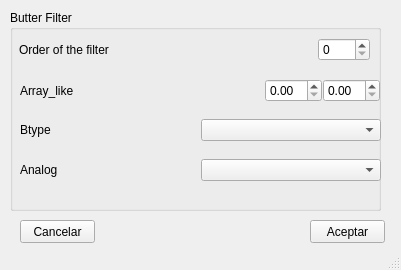
<?xml version="1.0" encoding="UTF-8"?>
<ui version="4.0">
 <class>GraphConfig</class>
 <widget class="QMainWindow" name="GraphConfig">
  <property name="geometry">
   <rect>
    <x>0</x>
    <y>0</y>
    <width>401</width>
    <height>270</height>
   </rect>
  </property>
  <property name="windowTitle">
   <string>Configurar Filtros</string>
  </property>
  <property name="autoFillBackground">
   <bool>false</bool>
  </property>
  <property name="documentMode">
   <bool>false</bool>
  </property>
  <property name="tabShape">
   <enum>QTabWidget::Rounded</enum>
  </property>
  <property name="unifiedTitleAndToolBarOnMac">
   <bool>false</bool>
  </property>
  <widget class="QWidget" name="centralwidget">
   <widget class="QGroupBox" name="groupBox">
    <property name="geometry">
     <rect>
      <x>10</x>
      <y>10</y>
      <width>371</width>
      <height>201</height>
     </rect>
    </property>
    <property name="title">
     <string>Butter Filter</string>
    </property>
    <widget class="QWidget" name="verticalLayoutWidget">
     <property name="geometry">
      <rect>
       <x>9</x>
       <y>19</y>
       <width>361</width>
       <height>41</height>
      </rect>
     </property>
     <layout class="QVBoxLayout" name="verticalLayout">
      <property name="spacing">
       <number>0</number>
      </property>
      <item>
       <layout class="QHBoxLayout" name="horizontalLayout" stretch="2,8,2,0">
        <item>
         <widget class="QLabel" name="label">
          <property name="text">
           <string>Order of the filter</string>
          </property>
         </widget>
        </item>
        <item>
         <spacer name="horizontalSpacer_4">
          <property name="orientation">
           <enum>Qt::Horizontal</enum>
          </property>
          <property name="sizeHint" stdset="0">
           <size>
            <width>40</width>
            <height>20</height>
           </size>
          </property>
         </spacer>
        </item>
        <item>
         <widget class="QSpinBox" name="order"/>
        </item>
        <item>
         <spacer name="horizontalSpacer_5">
          <property name="orientation">
           <enum>Qt::Horizontal</enum>
          </property>
          <property name="sizeHint" stdset="0">
           <size>
            <width>10</width>
            <height>10</height>
           </size>
          </property>
         </spacer>
        </item>
       </layout>
      </item>
     </layout>
    </widget>
    <widget class="QWidget" name="verticalLayoutWidget_2">
     <property name="geometry">
      <rect>
       <x>10</x>
       <y>60</y>
       <width>361</width>
       <height>41</height>
      </rect>
     </property>
     <layout class="QVBoxLayout" name="verticalLayout_2">
      <property name="spacing">
       <number>0</number>
      </property>
      <item>
       <layout class="QHBoxLayout" name="horizontalLayout_7">
        <item>
         <widget class="QLabel" name="label_7">
          <property name="text">
           <string>Array_like</string>
          </property>
         </widget>
        </item>
        <item>
         <spacer name="horizontalSpacer_3">
          <property name="orientation">
           <enum>Qt::Horizontal</enum>
          </property>
          <property name="sizeHint" stdset="0">
           <size>
            <width>200</width>
            <height>20</height>
           </size>
          </property>
         </spacer>
        </item>
        <item>
         <widget class="QDoubleSpinBox" name="numA">
          <property name="prefix">
           <string/>
          </property>
         </widget>
        </item>
        <item>
         <spacer name="horizontalSpacer">
          <property name="orientation">
           <enum>Qt::Horizontal</enum>
          </property>
          <property name="sizeHint" stdset="0">
           <size>
            <width>10</width>
            <height>5</height>
           </size>
          </property>
         </spacer>
        </item>
        <item>
         <widget class="QDoubleSpinBox" name="numB"/>
        </item>
        <item>
         <spacer name="horizontalSpacer_2">
          <property name="orientation">
           <enum>Qt::Horizontal</enum>
          </property>
          <property name="sizeHint" stdset="0">
           <size>
            <width>10</width>
            <height>20</height>
           </size>
          </property>
         </spacer>
        </item>
       </layout>
      </item>
     </layout>
    </widget>
    <widget class="QWidget" name="verticalLayoutWidget_3">
     <property name="geometry">
      <rect>
       <x>10</x>
       <y>100</y>
       <width>361</width>
       <height>41</height>
      </rect>
     </property>
     <layout class="QVBoxLayout" name="verticalLayout_3">
      <property name="spacing">
       <number>0</number>
      </property>
      <item>
       <layout class="QHBoxLayout" name="horizontalLayout_8">
        <item>
         <widget class="QLabel" name="label_8">
          <property name="text">
           <string>Btype</string>
          </property>
         </widget>
        </item>
        <item>
         <widget class="QComboBox" name="comboBoxType"/>
        </item>
       </layout>
      </item>
     </layout>
    </widget>
    <widget class="QWidget" name="verticalLayoutWidget_4">
     <property name="geometry">
      <rect>
       <x>10</x>
       <y>140</y>
       <width>361</width>
       <height>41</height>
      </rect>
     </property>
     <layout class="QVBoxLayout" name="verticalLayout_5">
      <property name="spacing">
       <number>0</number>
      </property>
      <item>
       <layout class="QHBoxLayout" name="horizontalLayout_10">
        <item>
         <widget class="QLabel" name="label_10">
          <property name="text">
           <string>Analog</string>
          </property>
         </widget>
        </item>
        <item>
         <widget class="QComboBox" name="comboBoxAnalog"/>
        </item>
       </layout>
      </item>
     </layout>
    </widget>
   </widget>
   <widget class="QPushButton" name="cancelar">
    <property name="geometry">
     <rect>
      <x>20</x>
      <y>220</y>
      <width>75</width>
      <height>23</height>
     </rect>
    </property>
    <property name="text">
     <string>Cancelar</string>
    </property>
   </widget>
   <widget class="QPushButton" name="aceptar">
    <property name="geometry">
     <rect>
      <x>310</x>
      <y>220</y>
      <width>75</width>
      <height>23</height>
     </rect>
    </property>
    <property name="text">
     <string>Aceptar</string>
    </property>
   </widget>
  </widget>
  <widget class="QStatusBar" name="statusbar"/>
  <action name="actionabrir_archivo">
   <property name="text">
    <string>abrir archivo</string>
   </property>
  </action>
 </widget>
 <resources/>
 <connections/>
</ui>
